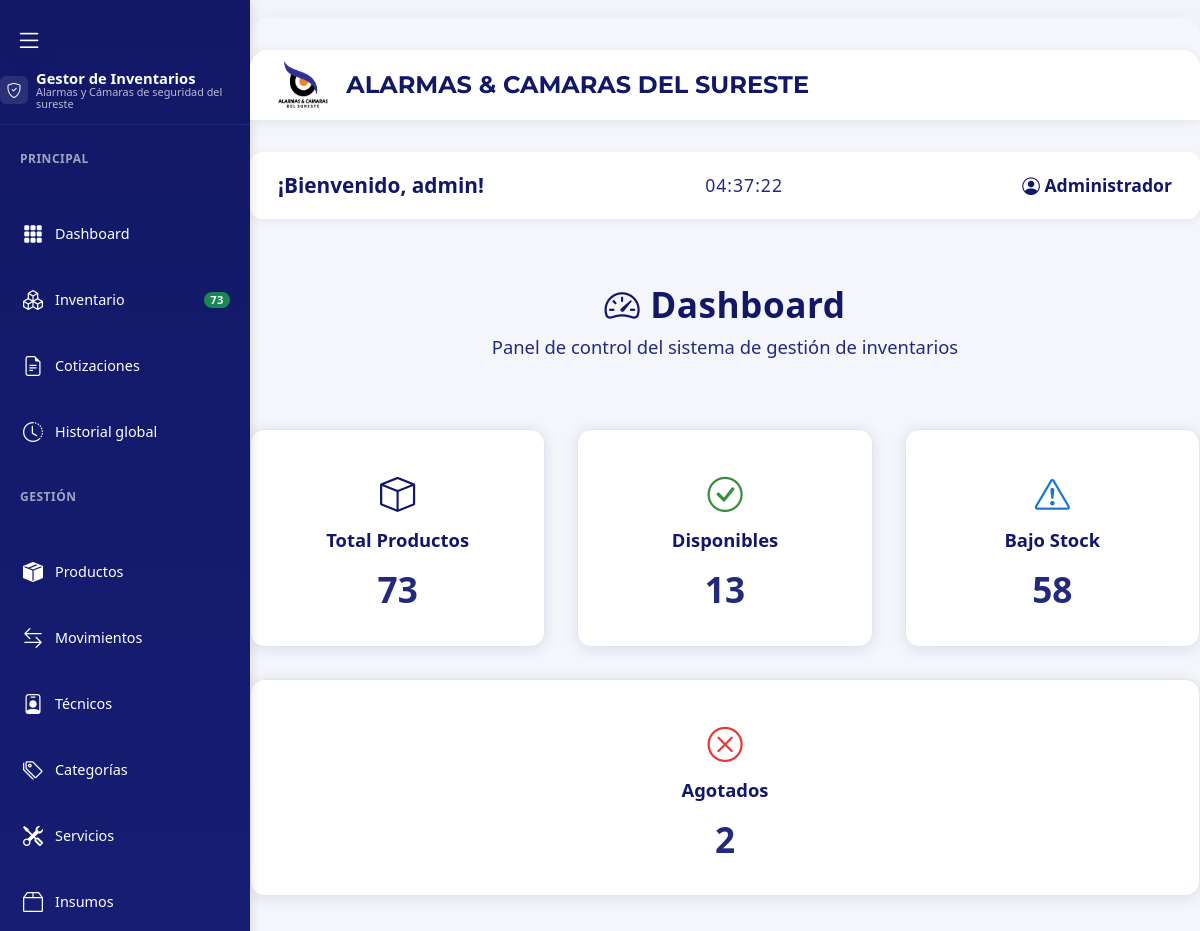
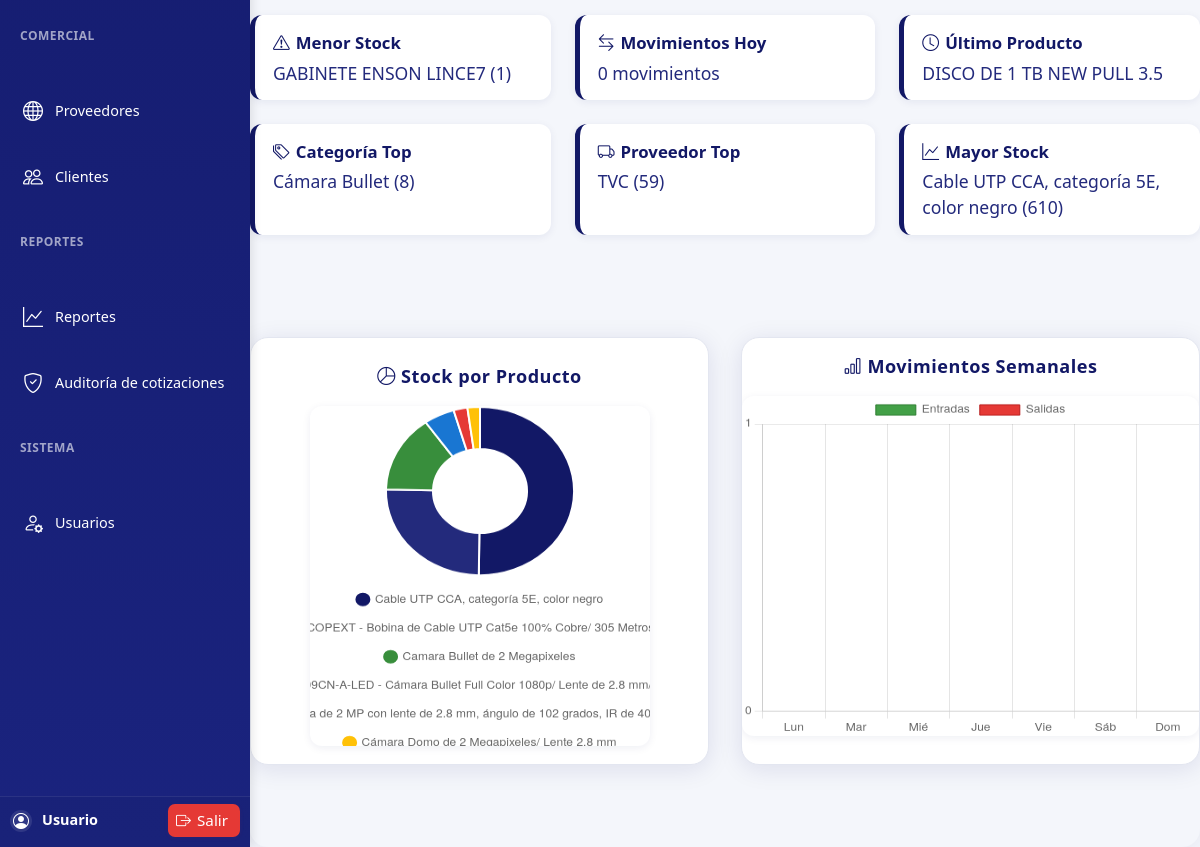
Before: /dashboard/index.php (signed in) with the older database file (2 pictures, top to bottom).
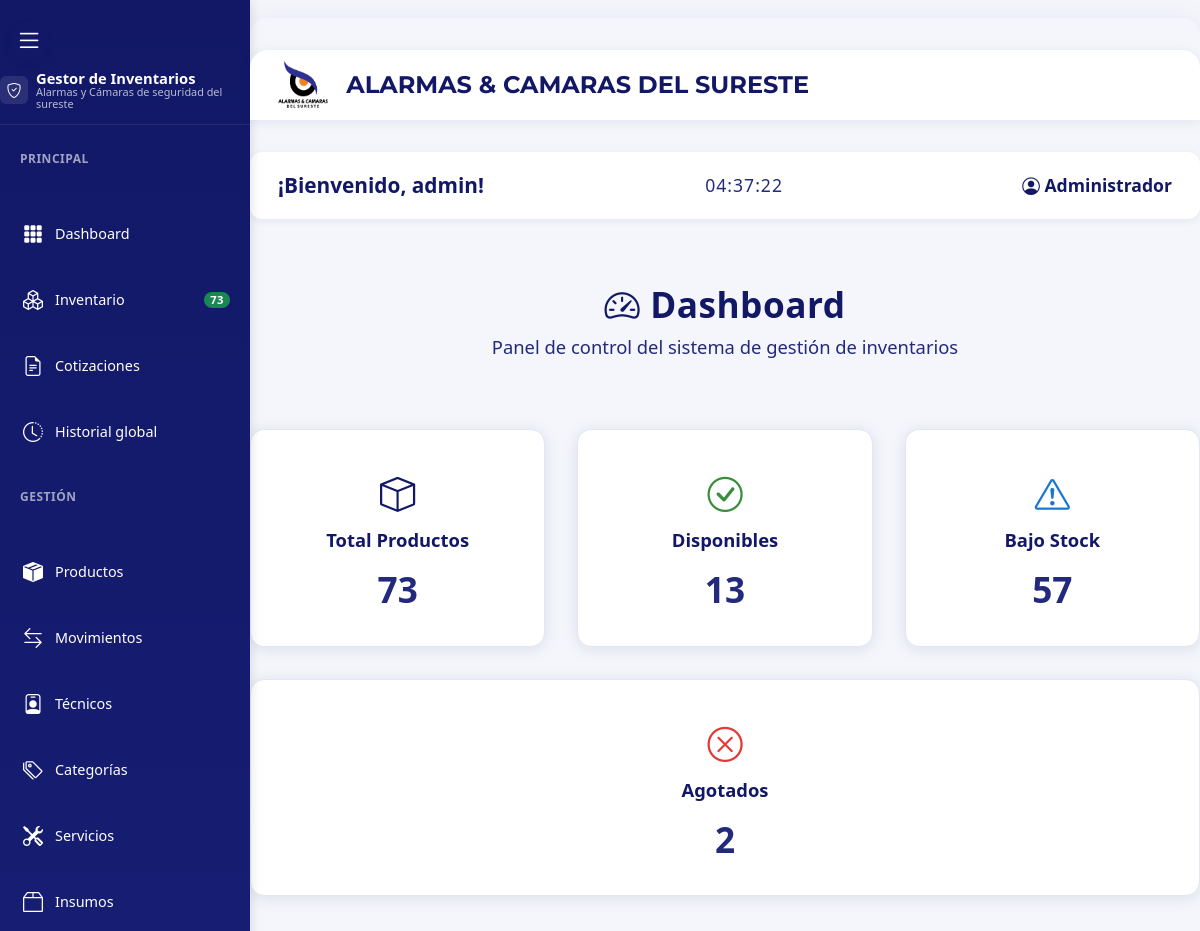
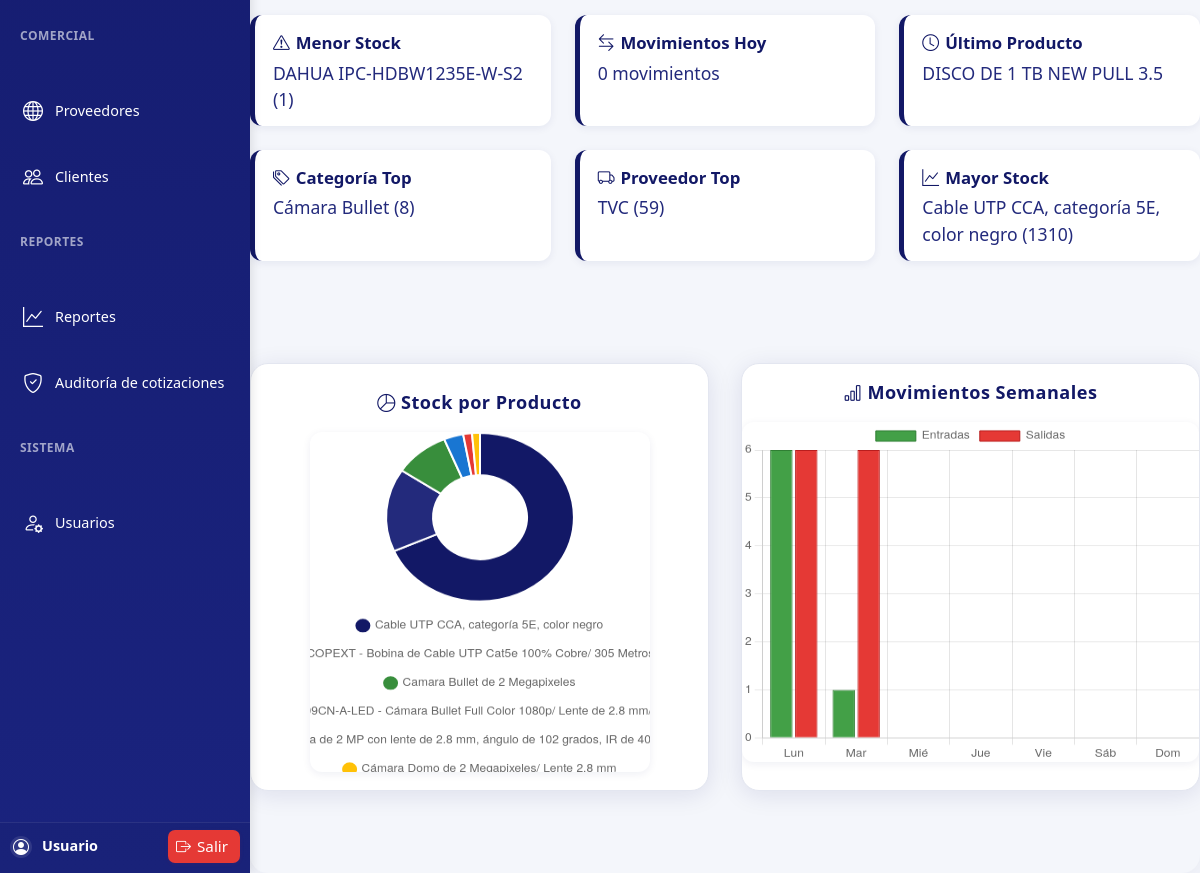
After: the same page with the newer database file (2 pictures, top to bottom).
### tables this page shows
CREATE TABLE `products` (
  `product_id` int(11) NOT NULL,
  `product_name` varchar(300) DEFAULT NULL,
  `sku` varchar(50) DEFAULT NULL,
  `barcode` varchar(50) DEFAULT NULL,
  `price` decimal(10,2) DEFAULT NULL,
  `cost_price` decimal(10,2) DEFAULT NULL,
  `quantity` int(11) DEFAULT NULL,
  `min_stock` int(11) DEFAULT NULL,
  `max_stock` int(11) DEFAULT NULL,
  `supplier_id` int(11) DEFAULT NULL,
  `category_id` int(11) DEFAULT NULL,
  `description` text DEFAULT NULL,
  `image` varchar(255) DEFAULT NULL,
  `tipo_gestion` enum('normal','bobina','bolsa','par','kit') DEFAULT NULL,
  `unit_measure` varchar(20) DEFAULT NULL,
  `is_active` tinyint(1) DEFAULT NULL,
  `created_at` timestamp NOT NULL DEFAULT current_timestamp(),
  `updated_at` timestamp NOT NULL DEFAULT current_timestamp() ON UPDATE current_timestamp()
);

### dashboard/index.php (the view, shortened to what the changed rows need)
<?php
    require_once '../connection.php';
    $stats_query = "
        SELECT
            COUNT(*) as total_products,
            SUM(CASE WHEN quantity > 10 THEN 1 ELSE 0 END) as disponibles,
            SUM(CASE WHEN quantity > 0 AND quantity <= 10 THEN 1 ELSE 0 END) as bajo_stock,
            SUM(CASE WHEN quantity = 0 THEN 1 ELSE 0 END) as agotados,
            SUM(quantity * price) as valor_total
        FROM products
    ";
    $stats_result = $mysqli->query($stats_query);
    $stats = $stats_result->fetch_assoc();
    $min_stock_query = "
        SELECT product_name, quantity, c.name as category_name
        FROM products p
        LEFT JOIN categories c ON p.category_id = c.category_id
        WHERE quantity > 0
        ORDER BY quantity ASC
        LIMIT 1
    ";
    $min_stock_result = $mysqli->query($min_stock_query);
    $min_stock = $min_stock_result->fetch_assoc();
    $max_stock_query = "
        SELECT product_name, quantity, c.name as category_name
        FROM products p
        LEFT JOIN categories c ON p.category_id = c.category_id
        ORDER BY quantity DESC
        LIMIT 1
    ";
    $max_stock_result = $mysqli->query($max_stock_query);
    $max_stock = $max_stock_result->fetch_assoc();
?>
<!DOCTYPE html>
<html lang="es">
<head>
    <link rel="stylesheet" href="../assets/css/style.css">
    <link rel="stylesheet" href="https://cdn.jsdelivr.net/npm/bootstrap-icons@1.11.3/font/bootstrap-icons.css">
    <link href="https://cdn.jsdelivr.net/npm/bootstrap@5.3.2/dist/css/bootstrap.min.css" rel="stylesheet">
</head>
<body>
    <?php include '../includes/sidebar.php'; ?>
    <main class="main-content">
        <div class="dashboard-container">
            <div class="dashboard-header">
                <h2><i class="bi bi-speedometer2"></i> Dashboard</h2>
            </div>
            <div class="dashboard-cards">
                <div class="card">
                    <div class="icon"><i class="bi bi-exclamation-triangle"></i></div>
                    <h3>Bajo Stock</h3>
                    <p><?= $stats['bajo_stock'] ?? 0 ?></p>
                </div>
            </div>
            <div class="dashboard-extra">
                <div class="extra-card alert-stock">
                    <h4><i class="bi bi-exclamation-triangle"></i> Menor Stock</h4>
                    <p><?= $min_stock ? htmlspecialchars($min_stock['product_name']) : 'N/A' ?> (<?= $min_stock ? $min_stock['quantity'] : 0 ?>)</p>
                </div>
                <div class="extra-card alert-mayor">
                    <h4><i class="bi bi-graph-up"></i> Mayor Stock</h4>
                    <p><?= $max_stock ? htmlspecialchars($max_stock['product_name']) : 'N/A' ?> (<?= $max_stock ? $max_stock['quantity'] : 0 ?>)</p>
                </div>
                </div>
            <div class="dashboard-graficas">
                <div class="grafica-card">
                    <h3><i class="bi bi-pie-chart"></i> Stock por Producto</h3>
                    <canvas id="stockChart"></canvas>
                </div>
                <div class="grafica-card barras">
                    <h3><i class="bi bi-bar-chart"></i> Movimientos Semanales</h3>
                    <canvas id="movementsChart"></canvas>
                </div>
            </div>
        </div>
    </main>
</body>
</html>

Changed rows visible on the page:
no longer on this page (row unchanged): products: product_name "GABINETE ENSON LINCE7", quantity "1"
now on this page (row unchanged): products: product_name "DAHUA IPC-HDBW1235E-W-S2", quantity "1"
changed products "Cable UTP CCA, categoría 5E, color negro": quantity "610" → "1310"
Other visible differences:
$stats['bajo_stock']: "58" → "57"
chart data {{ json_encode($data_stock) }}: ["610","305","181","64","29","26"] → ["1310","305","181","64","29","26"]
chart data {{ json_encode($data_entradas) }}: [0,0,0,0,0,0,0] → ["6","1",0,0,0,0,0]
chart data {{ json_encode($data_salidas) }}: [0,0,0,0,0,0,0] → ["6","6",0,0,0,0,0]
